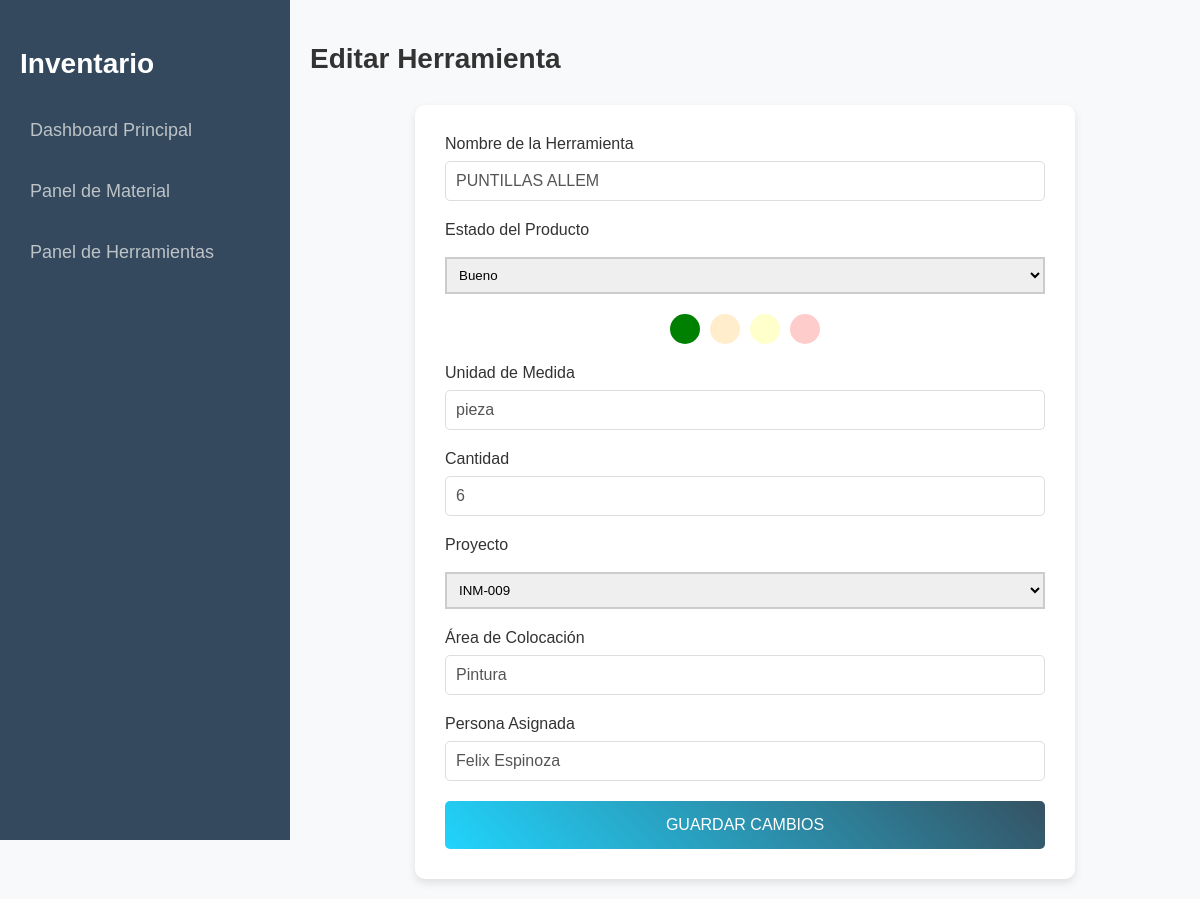
The page /herramienta/editar/1 (signed in) on the database its author committed.
### models.py (models this page shows)
class Herramienta(db.Model):
    id = db.Column(db.Integer, primary_key=True)
    nombre = db.Column(db.String(100), nullable=False)
    vida_util = db.Column(db.String(20), nullable=False)
    unidad = db.Column(db.String(50), nullable=False)
    cantidad = db.Column(db.Integer, nullable=False)
    proyecto = db.Column(db.String(200), nullable=True)
    area_colocacion = db.Column(db.String(200), nullable=True)
    persona_asignada = db.Column(db.String(200), nullable=True)
    movimientos = db.relationship('MovimientoHerramienta', backref='herramienta', cascade="all, delete-orphan", lazy=True)

### app.py (the view, shortened to what this page needs)
@app.route('/herramienta/editar/<int:id>', methods=['GET', 'POST'])
@login_required
def editar_herramienta(id):
    if current_user.role != 'admin':
        flash('Acceso denegado')
        return redirect(url_for('herramienta_dashboard'))
    herramienta = Herramienta.query.get_or_404(id)
    return render_template('editar_herramienta.html', herramienta=herramienta)

### app.py (called while the page is built)
@login_manager.user_loader
def load_user(user_id):
    return User.query.get(int(user_id))

### templates/editar_herramienta.html (shortened to what this page needs)
<!DOCTYPE html>
<html lang="en">
<head>
    <link rel="stylesheet" type="text/css" href="{{ url_for('static', filename='css/nuevo_material.css') }}">
</head>
<body>
<div class="container">
    <nav class="sidebar">
        <div class="sidebar-header">
            <h3>Inventario</h3>
        </div>
        <ul class="sidebar-menu">
            <li><a href="{{ url_for('admin_dashboard') }}">Dashboard Principal</a></li>
            <li><a href="{{ url_for('material_dashboard') }}">Panel de Material</a></li>
            <li><a href="{{ url_for('herramienta_dashboard') }}">Panel de Herramientas</a></li>
        </ul>
    </nav>
    <div class="main-content">
        <header>
            <h2>Editar Herramienta</h2>
        </header>
        <div class="form-container">
            <form method="POST" class="material-form">
                <div class="input-group">
                    <label for="nombre">Nombre de la Herramienta</label>
                    <input type="text" id="nombre" name="nombre" value="{{ herramienta.nombre }}" required>
                </div>
                <div class="input-group">
                    <label for="vida_util">Estado del Producto</label>
                    <select id="vida_util" name="vida_util" required>
                        <option value="bueno" {% if herramienta.vida_util == 'bueno' %}selected{% endif %}>Bueno</option>
                    </select>
                    <div class="semaforo">
                        <div class="luz verde"></div>
                        <div class="luz naranja"></div>
                        <div class="luz amarillo"></div>
                        <div class="luz rojo"></div>
                    </div>
                </div>
                <div class="input-group">
                    <label for="unidad">Unidad de Medida</label>
                    <input type="text" id="unidad" name="unidad" value="{{ herramienta.unidad }}" required>
                </div>
                <div class="input-group">
                    <label for="cantidad">Cantidad</label>
                    <input type="number" id="cantidad" name="cantidad" value="{{ herramienta.cantidad }}" required>
                </div>
                <div class="input-group">
                    <label for="proyecto">Proyecto</label>
                    <select id="proyecto" name="proyecto" required>
                        <option value="INM-009" {% if herramienta.proyecto == 'INM-009' %}selected{% endif %}>INM-009</option>
                    </select>
                </div>
                <div class="input-group">
                    <label for="area_colocacion">Área de Colocación</label>
                    <input type="text" id="area_colocacion" name="area_colocacion" value="{{ herramienta.area_colocacion }}" required>
                </div>
                <div class="input-group">
                    <label for="persona_asignada">Persona Asignada</label>
                    <input type="text" id="persona_asignada" name="persona_asignada" value="{{ herramienta.persona_asignada }}" required>
                </div>
                <button type="submit" class="btn-submit">Guardar Cambios</button>
            </form>
        </div>
    </div>
</div>
</body>
</html>

### static/css/nuevo_material.css (style rules this page uses)
body, html { margin: 0; padding: 0; font-family: 'Poppins', sans-serif; background-color: #f8f9fa; }
.container { display: flex; }
.sidebar { width: 250px; height: 100vh; background-color: #34495e; color: #fff; padding: 20px; }
.sidebar-header { font-size: 24px; font-weight: bold; margin-bottom: 30px; }
.sidebar-menu { list-style-type: none; padding: 0; }
.sidebar-menu li { margin: 20px 0; }
.sidebar-menu li a { color: #bdc3c7; text-decoration: none; font-size: 18px; display: block; padding: 10px; border-radius: 5px; transition: background-color 0.3s, color 0.3s; }
.main-content { flex-grow: 1; padding: 20px; }
header { margin-bottom: 30px; }
header h2 { font-size: 28px; color: #333; }
.form-container { background-color: #fff; padding: 30px; border-radius: 10px; box-shadow: 0 4px 8px rgba(0, 0, 0, 0.1); margin-top: 30px; max-width: 600px; margin-left: auto; margin-right: auto; }
.material-form .input-group { margin-bottom: 20px; }
.material-form .input-group label { font-size: 16px; color: #333; display: block; margin-bottom: 8px; }
.material-form .input-group input { width: 100%; padding: 10px; border-radius: 5px; border: 1px solid #ddd; font-size: 16px; color: #555; box-sizing: border-box; }
.btn-submit { width: 100%; padding: 15px; background-color: #21d4fd; background-image: linear-gradient(45deg, #21d4fd, #355263); border: none; border-radius: 5px; color: white; font-size: 16px; text-transform: uppercase; cursor: pointer; transition: background-color 0.3s ease-in-out; }

### templates/editar_herramienta.html (style rules this page uses)
select { border: 2px solid #ccc; padding: 8px; width: 100%; box-sizing: border-box; margin-top: 10px; }
.semaforo { display: flex; justify-content: center; align-items: flex-end; height: 40px; margin-top: 10px; }
.luz { width: 30px; height: 30px; border-radius: 50%; margin: 0 5px; opacity: 0.2; transition: opacity 0.3s; }
.verde { background-color: green; }
.amarillo { background-color: yellow; }
.naranja { background-color: orange; }
.rojo { background-color: red; }
.luz.encendida { opacity: 1; }

### rows shown on the page
Herramienta: nombre "PUNTILLAS ALLEM", vida_util "Bueno", unidad "pieza", cantidad "6", proyecto "INM-009", area_colocacion "Pintura", persona_asignada "Felix Espinoza"
